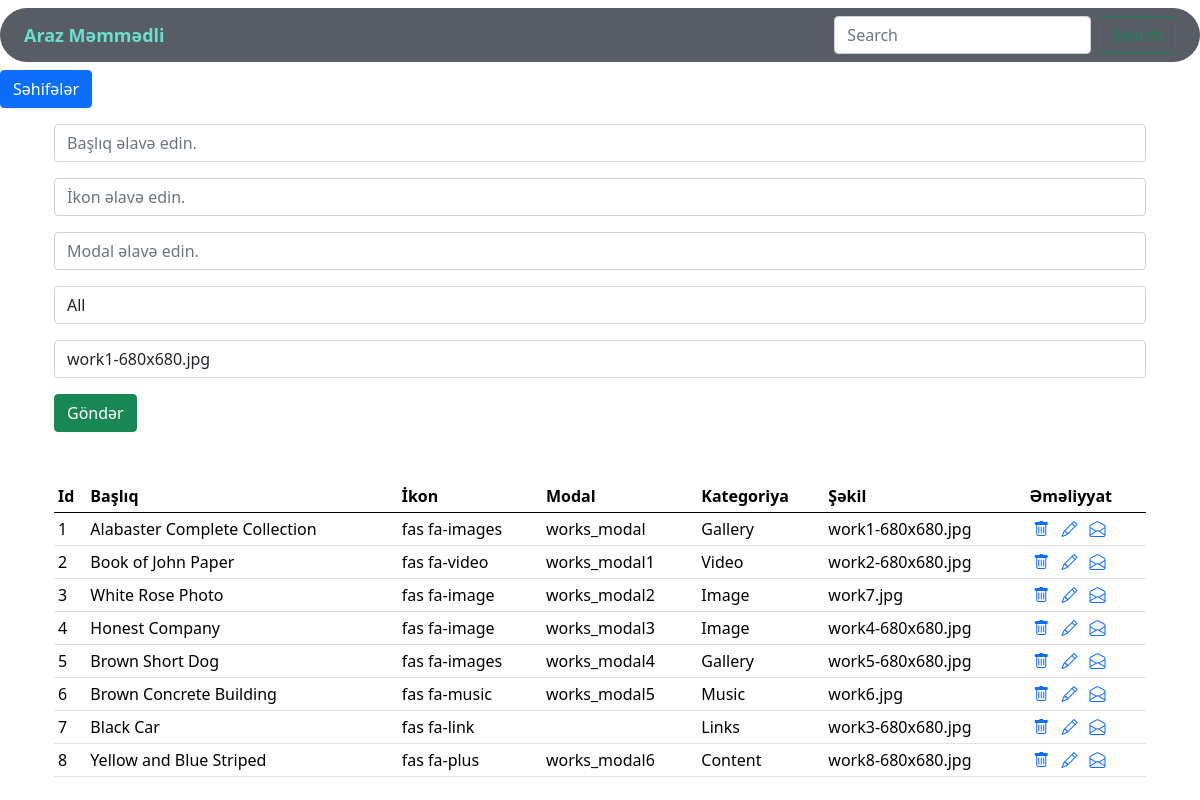
/admin/portfolio/, run on the app's committed database.
### app/models.py (models this page shows)
class Portfolio(db.Model):
    __tablename__='portfolio'
    id = db.Column(db.Integer, primary_key=True)
    p_title = db.Column(db.String(140))
    p_icon = db.Column(db.String(70))
    data_modal = db.Column(db.String(100))
    portfoliocategory_name=db.Column(db.String(100), db.ForeignKey('portfolio_category.cat_name'), nullable=False)
    portfolioimages_name=db.Column(db.String(200), db.ForeignKey('portfolio_images.p_img'), nullable=False)

### admin/portfolio_routes.py (the view, shortened to what this page needs)
@portfolio_bp.route('/admin/portfolio/',methods=['GET','POST'])
def portfolio():
    portfolioForm=PortfolioForm()
    portfolios=Portfolio.query.all()
    return render_template('admin/portfolio.html',form=portfolioForm,portfolios=portfolios)

### admin/forms.py
class PortfolioForm(FlaskForm):
    p_title=StringField('p_title')
    p_icon=StringField('p_icon')
    data_modal=StringField('data_modal')
    portfoliocategory_name=SelectField('portfoliocategory_name',choices=PortfolioCategoryList)
    portfolioimages_name=SelectField('portfolioimages_name',choices=PortfolioImagesList)
    port_submit=SubmitField()

### admin/templates/admin/portfolio.html
{% extends 'admin/base.html' %}
{% block content %}
<section id="portfolio-form">
    <div class="container">
        <div class="row">
            <div class="col-12">
                <form action="/admin/portfolio/" method="POST">
                    <div class="form-group mt-3">
                        {{form.p_title(class='form-control',placeholder='Başlıq əlavə edin.')}}
                    </div>
                    <div class="form-group mt-3">
                        {{form.p_icon(class='form-control',placeholder='İkon əlavə edin.')}}
                    </div>
                    <div class="form-group mt-3">
                        {{form.data_modal(class='form-control',placeholder='Modal əlavə edin.')}}
                    </div>
                    <div class="form-group mt-3">
                        {{form.portfoliocategory_name(class='form-control')}}
                    </div>
                    <div class="form-group mt-3">
                        {{form.portfolioimages_name(class='form-control')}}
                    </div>
                    <div class="form-group mt-3">
                        {{form.port_submit(class='btn btn-success',value='Göndər')}}
                    </div>
                </form>
            </div>
        </div>
    </div>
</section>
<section id="portfolio-table">
    <div class="container mt-5">
        <table class="table table-sm">
            <thead>
                <tr>
                    <th scope="col">Id</th>
                    <th scope="col">Başlıq</th>
                    <th scope="col">İkon</th>
                    <th scope="col">Modal</th>
                    <th scope="col">Kategoriya</th>
                    <th scope="col">Şəkil</th>
                    <th scope="col">Əməliyyat</th>
                  </tr>
            </thead>
            <tbody>
                {% for portfolio in portfolios %}
                <tr>
                    <td>{{portfolio.id}}</td>
                    <td>{{portfolio.p_title}}</td>
                    <td>{{portfolio.p_icon}}</td>
                    <td>{{portfolio.data_modal}}</td>
                    <td>{{portfolio.portfoliocategory_name}}</td>
                    <td>{{portfolio.portfolioimages_name}}</td>
                    <td>
                        <a href="/portfolio/delete/{{portfolio.id}}"><i class="bi bi-trash mx-1"></i></a>
                        <a href="/portfolio/update/{{portfolio.id}}"><i class="bi bi-pencil mx-1"></i></a>
                        <a href=""><i class="bi bi-envelope-open mx-1"></i></a>
                    </td>
                  </tr>
                {% endfor %}
            </tbody>
          </table>
    </div>
</section>
{% endblock  %}

### data on the page
Portfolio: id "1", p_title "Alabaster Complete Collection", p_icon "fas fa-images", data_modal "works_modal", portfoliocategory_name "Gallery", portfolioimages_name "work1-680x680.jpg"
Portfolio: id "2", p_title "Book of John Paper", p_icon "fas fa-video", data_modal "works_modal1", portfoliocategory_name "Video", portfolioimages_name "work2-680x680.jpg"
Portfolio: id "3", p_title "White Rose Photo", p_icon "fas fa-image", data_modal "works_modal2", portfoliocategory_name "Image", portfolioimages_name "work7.jpg"
Portfolio: id "4", p_title "Honest Company", p_icon "fas fa-image", data_modal "works_modal3", portfoliocategory_name "Image", portfolioimages_name "work4-680x680.jpg"
Portfolio: id "5", p_title "Brown Short Dog", p_icon "fas fa-images", data_modal "works_modal4", portfoliocategory_name "Gallery", portfolioimages_name "work5-680x680.jpg"
Portfolio: id "6", p_title "Brown Concrete Building", p_icon "fas fa-music", data_modal "works_modal5", portfoliocategory_name "Music", portfolioimages_name "work6.jpg"
Portfolio: id "7", p_title "Black Car", p_icon "fas fa-link", portfoliocategory_name "Links", portfolioimages_name "work3-680x680.jpg"
Portfolio: id "8", p_title "Yellow and Blue Striped", p_icon "fas fa-plus", data_modal "works_modal6", portfoliocategory_name "Content", portfolioimages_name "work8-680x680.jpg"
